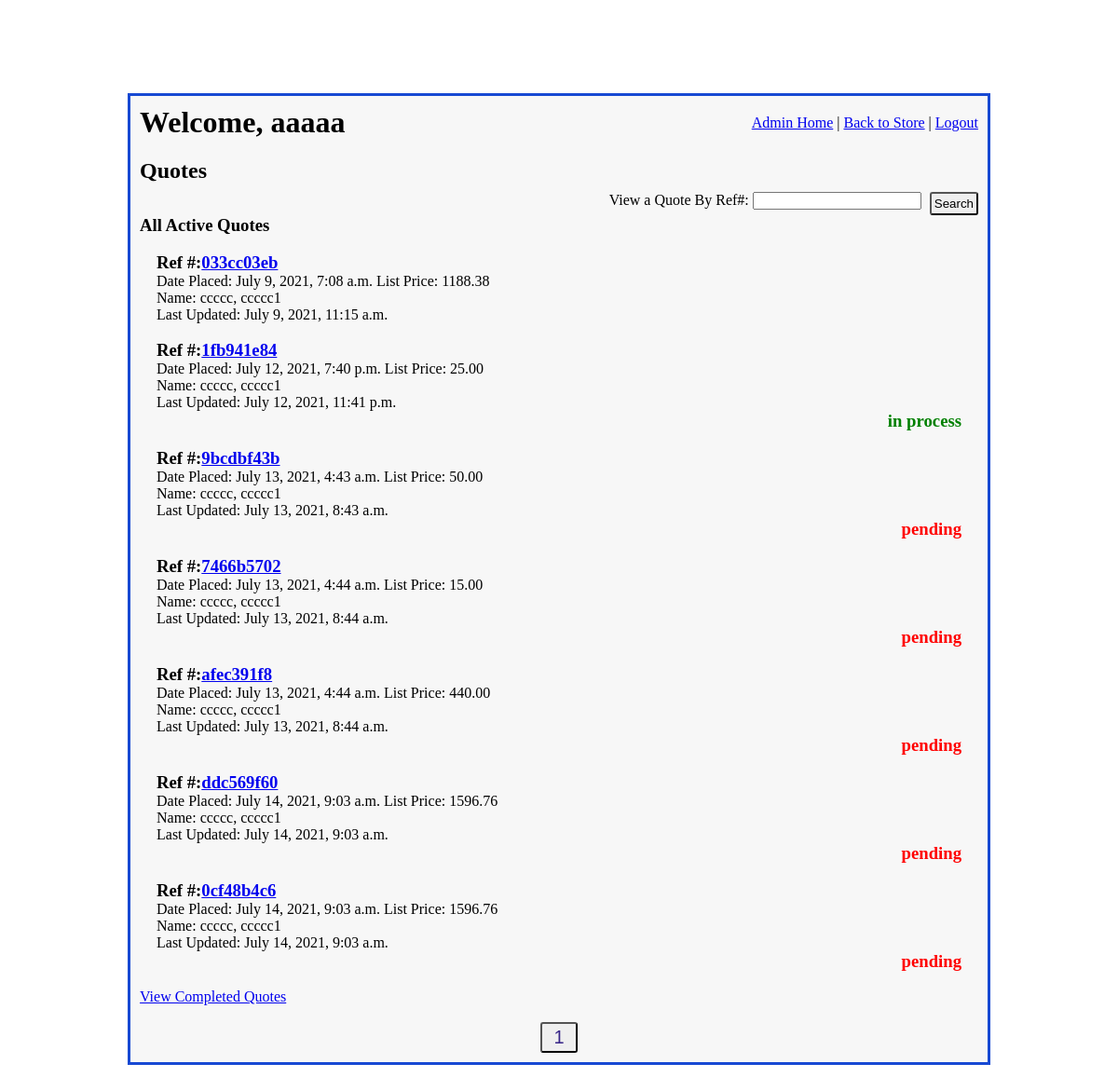
The page /admin_access/quotes_display/1 (signed in) on the database as committed earlier.
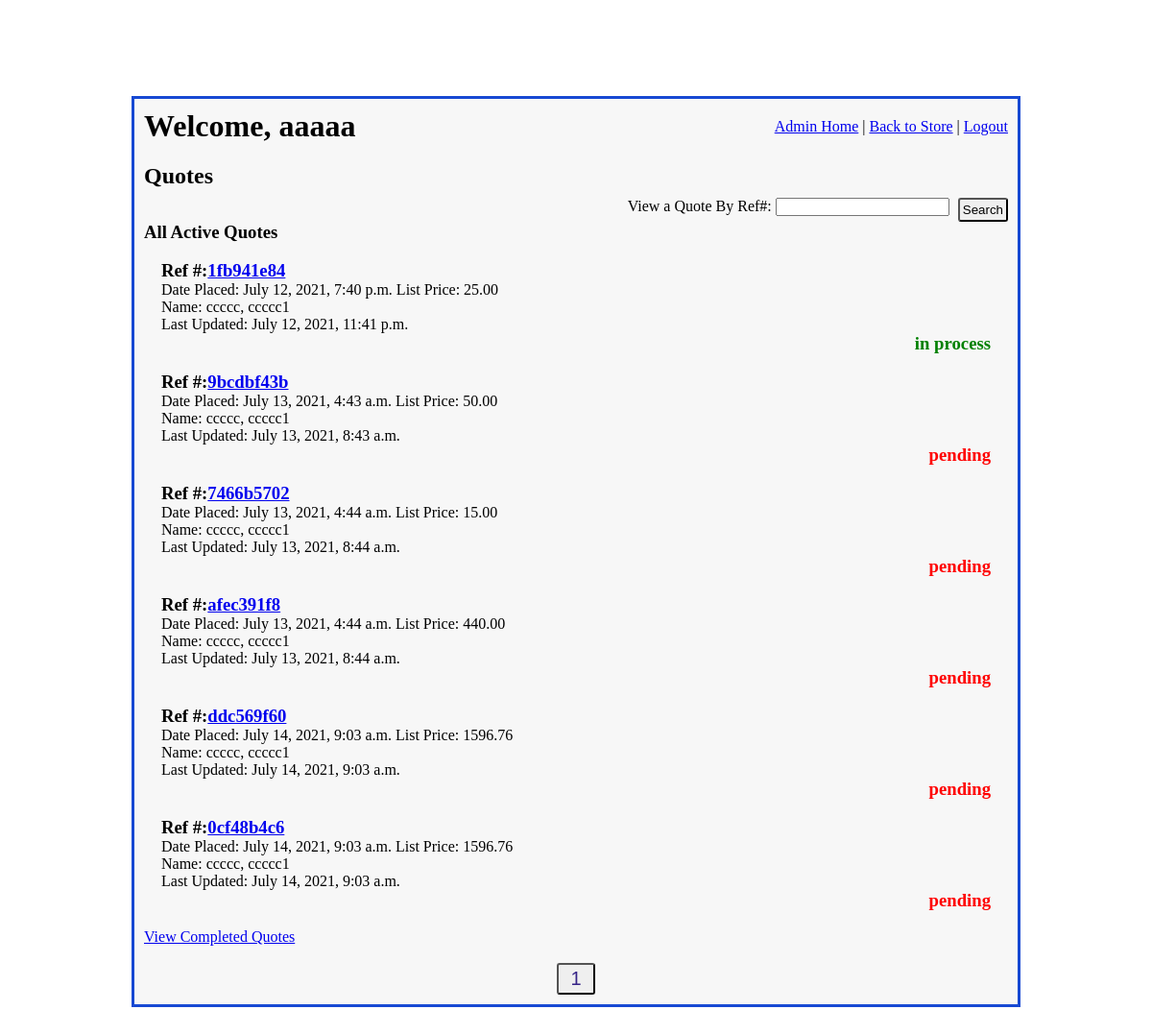
The same page on the database as committed later.
### imgfield_app/models.py (models this page shows)
class Quote(models.Model):
    quoted_by = models.ForeignKey(
        User,
        related_name="user_quotes",
        on_delete=models.CASCADE
    )
    contact_info =  models.ForeignKey(
        ContactInfo,
        related_name="quotes",
        on_delete = models.CASCADE,
        null=True, blank=True,
    )
    ref_number = models.CharField(max_length=10)
    total_price = models.DecimalField(decimal_places=2, max_digits=10, null=True, blank=True)
    status = models.CharField(max_length=27)
    special_instructions = models.TextField(null=True, blank=True)
    office_notes = models.TextField(null=True, blank=True)
    placed_at = models.DateTimeField(auto_now_add=True)
    created_at = models.DateTimeField(auto_now_add=True)
    updated_at = models.DateTimeField(auto_now=True)

class User(models.Model):
    first_name = models.CharField(max_length=45)
    last_name = models.CharField(max_length=60)
    email = models.CharField(max_length=60)
    password = models.CharField(max_length=60)
    security_level = models.IntegerField()
    created_at = models.DateTimeField(auto_now_add=True)
    updated_at = models.DateTimeField(auto_now=True)
    objects = UserManager()

### admin_app/views.py (the view)
# urls.py: path('quotes_display/<int:page_num>', views.quotes_display),
def quotes_display(request, page_num):
    if 'user_id' in request.session:
        logged_user = User.objects.get(id=request.session['user_id'])
        if logged_user.security_level > 4:
            all_active_quotes = Quote.objects.exclude(status = "archived").exclude(status="completed").order_by('placed_at')
            p = Paginator(all_active_quotes, 15)
            page = p.page(page_num)
            num_of_pages = "a" * p.num_pages
            context = {
                'logged_user': logged_user,
                'all_active_quotes': page,
                'num_of_pages': num_of_pages,
            }
            return render(request, "quotes_display.html", context)
    return redirect("/")

### admin_app/templates/quotes_display.html (shortened to what this page needs)
<!DOCTYPE html>
<html lang="en">
<head>
    {% load static %}
    <link rel="stylesheet" href="{% static 'css/admin_main.css' %}">
    <link rel="stylesheet" href="{% static 'css/quotes_display.css' %}">
</head>
<body>
    <div id="wrapper">
        <div id="header">
            <h1>Welcome, {{ logged_user.first_name }}</h1>
            <div id="links">
                <a href="/admin_access">Admin Home</a>  |
                <a href="/">Back to Store</a>  |
                <a href="/signon/logout">Logout</a>
            </div>
        </div>
        <div id="content">
            <h2>Quotes</h2>
            <form action="/admin_access/find_quote" method="POST">
                <p>View a Quote By Ref#: <input type="text" name="quote_ref_num"></p>
                <button type="submit">Search</button>
            </form>
            <div id="quotes">
                <h3>All Active Quotes</h3>
                {% for quote in all_active_quotes %}
                    <div class="quote_pod">
                        <div class="quote_info">
                            <h3>Ref #:<a href="/admin_access/view_quote/{{ quote.id }}">{{ quote.ref_number }}</a></h3>
                            <p>Date Placed: {{ quote.placed_at }} <span class="quote_price">List Price: {{quote.total_price }}</span></p>
                            <p>Name: {{ quote.quoted_by.last_name }}, {{ quote.quoted_by.first_name }}</p>
                            <p>Last Updated: {{ quote.updated_at }}</p>
                        </div>
                        <div class="quote_status">
                            {% if quote.status == "pending" %}
                                <h3 class="status red">{{ quote.status }}</h3>
                            {% elif quote.status == "in process" %}
                                <h3 class="status green">{{ quote.status }}</h3>
                            {% endif %}
                        </div>
                    </div>
                {% endfor%}
                <a href="/admin_access/completed_quotes_display/1">View Completed Quotes</a>
                <div id="page_nav">
                    {% for i in num_of_pages %}
                        <button>
                            <a href="/admin_access/completed_quotes_display/{{ forloop.counter }}">{{ forloop.counter }}</a>
                        </button>
                    {% endfor %}
                </div>
            </div>
        </div>
    </div>
</body>
</html>

Rows that differ between the two databases and show on the page:
removed Quote: ref_number "033cc03eb", placed_at "July 9, 2021, 7:08 a.m.", total_price "1188.38", quoted_by.last_name "ccccc", quoted_by.first_name "ccccc1", updated_at "July 9, 2021, 11:15 a.m."
